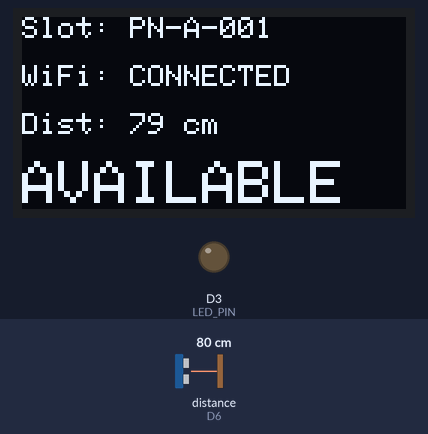
Bench run of a sketch on a simulated ESP8266 (Wemos D1 mini). Parts: 128×64 one-colour display, output pins drawn as LEDs (lit = HIGH). Wiring (inferred from the names in the program): ultrasonic range finder: trigger D5; echo D6. The test bench sets the inputs (shaded band); at power-on: distance to the obstacle (sensor on D6) 80 cm. The echo pulse lasts 58.3 µs per cm; WiFi joins after 1.5 s; servers stay silent unless stated; uploads are accepted with an empty reply; pins used as bus, display or sensor lines are not drawn; what the sketch prints to the serial monitor is not drawn.

Above: at 2.9 s.
3.0 s: distance to the obstacle (sensor on D6) set to 9 cm
At 4.3 s:
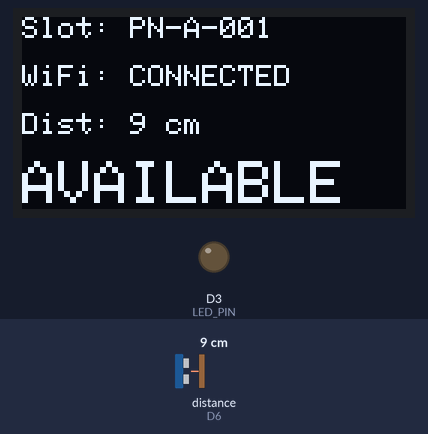
4.6 s: distance to the obstacle (sensor on D6) set to 6 cm
At 5.9 s:
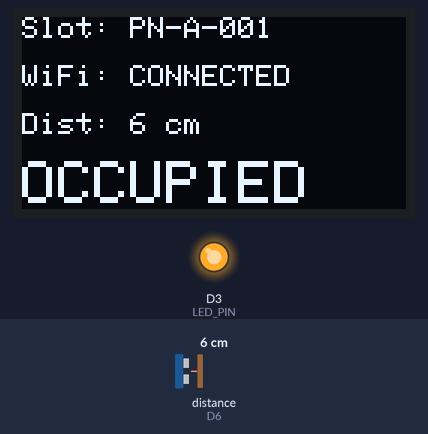
6.2 s: distance to the obstacle (sensor on D6) set to 18 cm
At 7.4 s:
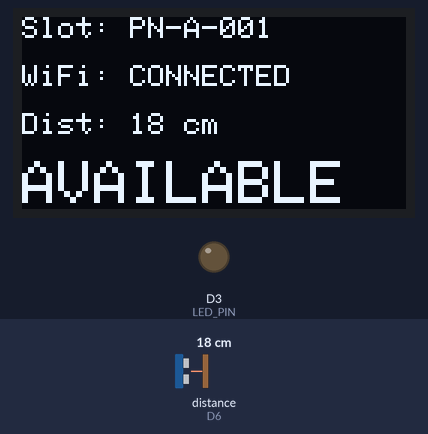
Timing chart, 0 to 9.2 s (numbered marks = the images above; inputs shaded):
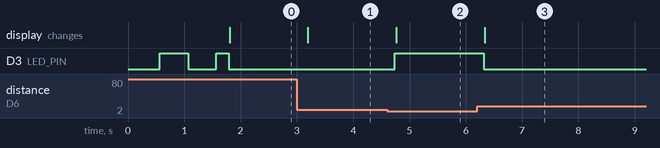

Measured:
- the behaviour switches between 8 and 7 cm on distance to the obstacle (sensor on D6) (found by bisection; images 1 and 2)
- after the input at 3.0 s, the display: changes after 0.19 s (image 1)
- after the input at 4.6 s, D3 (LED_PIN): LOW → HIGH after 0.14 s; the display: changes after 0.17 s (image 2)
- after the input at 6.2 s, D3 (LED_PIN): HIGH → LOW after 0.11 s; the display: changes after 0.14 s (image 3)

The sketch:

esp8266_ultrasonic_sensor.ino
```cpp
/*
 * =================================================================================
 * ParkNest IoT Firmware - ESP8266 NodeMCU with HC-SR04 Ultrasonic Sensor & OLED
 * =================================================================================
 *
 * HARDWARE CONNECTIONS:
 * ---------------------
 * - ESP8266 NodeMCU (ESP-12E / Wemos D1 Mini)
 * - Ultrasonic Sensor (HC-SR04 / HY-SRF05):
 *     - VCC  -> 5V (VIN)
 *     - GND  -> GND
 *     - TRIG -> D5 (GPIO 14)
 *     - ECHO -> D6 (GPIO 12)
 * - LED Indicator:
 *     - Anode  -> D3 (GPIO 0) via 220 ohm resistor
 *     - Cathode-> GND
 * - OLED Display (0.96" SSD1306 128x64 I2C):
 *     - VCC  -> 3.3V
 *     - GND  -> GND
 *     - SDA  -> D2 (GPIO 4)
 *     - SCL  -> D1 (GPIO 5)
 *
 * DEPENDENCIES (Install via Arduino Library Manager):
 * --------------------------------------------------
 * - ESP8266WiFi.h & ESP8266HTTPClient.h (ESP8266 Core)
 * - Adafruit_GFX & Adafruit_SSD1306
 * - (Optional) BlynkSimpleEsp8266.h (Enable #define USE_BLYNK 1 if required)
 */

#include <ESP8266WiFi.h>
#include <ESP8266HTTPClient.h>
#include <WiFiClient.h>
#include <Wire.h>
#include <Adafruit_GFX.h>
#include <Adafruit_SSD1306.h>

// ================= OPTIONAL BLYNK INTEGRATION =================
// Set to 1 if using Blynk legacy/cloud, 0 if using standalone HTTP backend.
#define USE_BLYNK 0

#if USE_BLYNK
  #include <BlynkSimpleEsp8266.h>
  const char* BLYNK_AUTH = "YOUR_BLYNK_AUTH_TOKEN";
#endif

// ================= USER CONFIGURATION =================
const char* WIFI_SSID        = "YOUR_WIFI_SSID";
const char* WIFI_PASS        = "YOUR_WIFI_PASSWORD";

// Backend API URL:
// For Live Cloud Backend on Render: "http://parknest-wt7j.onrender.com/api/sensors/update"
// For Local Testing on Wi-Fi:       "http://192.168.1.X:5002/api/sensors/update"
const char* SERVER_URL       = "http://parknest-wt7j.onrender.com/api/sensors/update";

const char* SENSOR_ID        = "PN-SENSOR-001";
const char* SLOT_ID          = "PN-A-001";
const char* FIRMWARE_VERSION = "1.0.3";

// Threshold in centimeters for vehicle occupancy
const int OCCUPANCY_THRESHOLD_CM = 8;

// Hardware Pins
const int TRIG_PIN           = D5;  // GPIO 14
const int ECHO_PIN           = D6;  // GPIO 12
const int LED_PIN            = D3;  // GPIO 0

// OLED Setup (I2C 128x64)
#define SCREEN_WIDTH 128
#define SCREEN_HEIGHT 64
Adafruit_SSD1306 display(SCREEN_WIDTH, SCREEN_HEIGHT, &Wire, -1);

// Timing Parameters
const unsigned long HEARTBEAT_INTERVAL_MS = 10000; // Send status every 10 seconds
const unsigned long RECONNECT_INTERVAL_MS = 15000; // Wi-Fi retry interval
const int HTTP_TIMEOUT_MS                 = 3000;  // 3s HTTP timeout

// State Variables
int currentDistance         = -1;
bool currentOccupiedState   = false;
bool lastTransmittedOccupied = false;
int lastTransmittedDistance = -1;
unsigned long lastHeartbeatTime = 0;
unsigned long lastWifiRetryTime = 0;

// Initialize OLED Display
void initOLED() {
  Wire.begin(D2, D1); // SDA = D2, SCL = D1
  if (!display.begin(SSD1306_SWITCHCAPVCC, 0x3C)) {
    Serial.println(F("[OLED] Allocation failed or OLED not found."));
  } else {
    display.clearDisplay();
    display.setTextColor(SSD1306_WHITE);
    display.setTextSize(1);
    display.setCursor(0, 10);
    display.println("ParkNest IoT Node");
    display.println("Initializing...");
    display.display();
  }
}

// Update OLED screen
void updateOLED(const char* wifiStatus, int distanceCm, bool occupied) {
  display.clearDisplay();
  display.setTextSize(1);
  display.setCursor(0, 0);
  display.print("Slot: ");
  display.println(SLOT_ID);

  display.setCursor(0, 16);
  display.print("WiFi: ");
  display.println(wifiStatus);

  display.setCursor(0, 32);
  display.print("Dist: ");
  if (distanceCm < 0) {
    display.println("INVALID");
  } else {
    display.print(distanceCm);
    display.println(" cm");
  }

  display.setTextSize(2);
  display.setCursor(0, 48);
  if (distanceCm < 0) {
    display.println("ERROR");
  } else if (occupied) {
    display.println("OCCUPIED");
  } else {
    display.println("AVAILABLE");
  }
  display.display();
}

// Non-blocking Wi-Fi connection handler
void handleWiFi() {
  if (WiFi.status() == WL_CONNECTED) return;

  unsigned long now = millis();
  if (now - lastWifiRetryTime >= RECONNECT_INTERVAL_MS) {
    lastWifiRetryTime = now;
    Serial.print("[Wi-Fi] Reconnecting to ");
    Serial.println(WIFI_SSID);
    WiFi.begin(WIFI_SSID, WIFI_PASS);
  }
}

// Measure ultrasonic distance (returns distance in cm, or -1 if invalid)
int measureDistanceCm() {
  digitalWrite(TRIG_PIN, LOW);
  delayMicroseconds(2);
  digitalWrite(TRIG_PIN, HIGH);
  delayMicroseconds(10);
  digitalWrite(TRIG_PIN, LOW);

  // pulseIn with timeout (30ms ~ 5 meters max)
  long duration = pulseIn(ECHO_PIN, HIGH, 30000);

  if (duration == 0) {
    // Timeout or invalid reading
    return -1;
  }

  // Speed of sound: 0.0343 cm/us -> distance = (duration * 0.0343) / 2
  int distance = (int)(duration * 0.0343 / 2.0);

  // Filter out noisy extreme readings (> 400cm or <= 0cm)
  if (distance <= 0 || distance > 400) {
    return -1;
  }

  return distance;
}

// Transmit sensor telemetry via HTTP POST
bool transmitSensorData(int distance, bool occupied) {
  if (WiFi.status() != WL_CONNECTED) {
    Serial.println("[HTTP] Wi-Fi not connected. Skipping POST.");
    return false;
  }

  WiFiClient client;
  HTTPClient http;

  http.setTimeout(HTTP_TIMEOUT_MS);
  if (!http.begin(client, SERVER_URL)) {
    Serial.println("[HTTP] Failed to connect to host");
    return false;
  }

  http.addHeader("Content-Type", "application/json");

  // Construct JSON payload
  String payload = "{";
  payload += "\"sensorId\":\"" + String(SENSOR_ID) + "\",";
  payload += "\"slotId\":\"" + String(SLOT_ID) + "\",";
  payload += "\"distance\":" + String(distance) + ",";
  payload += "\"occupied\":" + String(occupied ? "true" : "false") + ",";
  payload += "\"ipAddress\":\"" + WiFi.localIP().toString() + "\",";
  payload += "\"firmwareVersion\":\"" + String(FIRMWARE_VERSION) + "\"";
  payload += "}";

  Serial.println("[HTTP] POSTing payload: " + payload);

  int httpCode = http.POST(payload);

  if (httpCode > 0) {
    Serial.printf("[HTTP] POST code: %d\n", httpCode);
    String response = http.getString();
    Serial.println("[HTTP] Server Response: " + response);
    http.end();
    return true;
  } else {
    Serial.printf("[HTTP] POST failed, error: %s\n", http.errorToString(httpCode).c_str());
    http.end();
    return false;
  }
}

void setup() {
  Serial.begin(115200);

  pinMode(TRIG_PIN, OUTPUT);
  pinMode(ECHO_PIN, INPUT);
  pinMode(LED_PIN, OUTPUT);

  digitalWrite(TRIG_PIN, LOW);
  digitalWrite(LED_PIN, LOW);

  Serial.println("\n==================================================");
  Serial.println("  ParkNest ESP8266 Ultrasonic Firmware Starting  ");
  Serial.println("==================================================");

  initOLED();

  WiFi.mode(WIFI_STA);
  WiFi.begin(WIFI_SSID, WIFI_PASS);

  int attempts = 0;
  while (WiFi.status() != WL_CONNECTED && attempts < 20) {
    delay(500);
    Serial.print(".");
    digitalWrite(LED_PIN, !digitalRead(LED_PIN));
    attempts++;
  }

  if (WiFi.status() == WL_CONNECTED) {
    Serial.println("\n[Wi-Fi] Connected! IP: " + WiFi.localIP().toString());
    digitalWrite(LED_PIN, HIGH);
  } else {
    Serial.println("\n[Wi-Fi] Initial connection pending, proceeding to main loop...");
    digitalWrite(LED_PIN, LOW);
  }

#if USE_BLYNK
  Blynk.config(BLYNK_AUTH);
#endif

  // Initial sensor measurement
  int initialDist = measureDistanceCm();
  if (initialDist > 0) {
    currentDistance = initialDist;
    currentOccupiedState = (initialDist < OCCUPANCY_THRESHOLD_CM);
    transmitSensorData(currentDistance, currentOccupiedState);
    lastTransmittedOccupied = currentOccupiedState;
    lastTransmittedDistance = currentDistance;
  }
  lastHeartbeatTime = millis();
}

void loop() {
  handleWiFi();

#if USE_BLYNK
  if (WiFi.status() == WL_CONNECTED) {
    Blynk.run();
  }
#endif

  unsigned long now = millis();

  // Read current sensor distance
  int measuredDist = measureDistanceCm();

  if (measuredDist > 0) {
    currentDistance = measuredDist;
    currentOccupiedState = (currentDistance < OCCUPANCY_THRESHOLD_CM);

    // Set LED indicator: HIGH when OCCUPIED, LOW when AVAILABLE
    digitalWrite(LED_PIN, currentOccupiedState ? HIGH : LOW);

    updateOLED(WiFi.status() == WL_CONNECTED ? "CONNECTED" : "DISCONNECTED", currentDistance, currentOccupiedState);

    // Transmit immediately if occupancy state changes or distance changed significantly (>= 5cm)
    bool stateChanged = (currentOccupiedState != lastTransmittedOccupied);
    bool distChanged  = (abs(currentDistance - lastTransmittedDistance) >= 5);

    if (stateChanged || distChanged) {
      Serial.printf("[Sensor] Event trigger - Dist: %d cm, Occupied: %s\n",
                    currentDistance, currentOccupiedState ? "YES" : "NO");
      if (transmitSensorData(currentDistance, currentOccupiedState)) {
        lastTransmittedOccupied = currentOccupiedState;
        lastTransmittedDistance = currentDistance;
        lastHeartbeatTime = now;
      }
    }
  } else {
    // Invalid reading: do NOT change occupied state or mark as free
    Serial.println("[Sensor] Warning: Invalid ultrasonic measurement ignored.");
    updateOLED(WiFi.status() == WL_CONNECTED ? "CONNECTED" : "DISCONNECTED", -1, currentOccupiedState);
  }

  // Periodic Heartbeat
  if (now - lastHeartbeatTime >= HEARTBEAT_INTERVAL_MS) {
    if (currentDistance > 0) {
      Serial.println("[Heartbeat] Sending periodic telemetry...");
      if (transmitSensorData(currentDistance, currentOccupiedState)) {
        lastTransmittedOccupied = currentOccupiedState;
        lastTransmittedDistance = currentDistance;
      }
    }
    lastHeartbeatTime = now;
  }

  delay(200); // Main loop sampling delay
}
```
